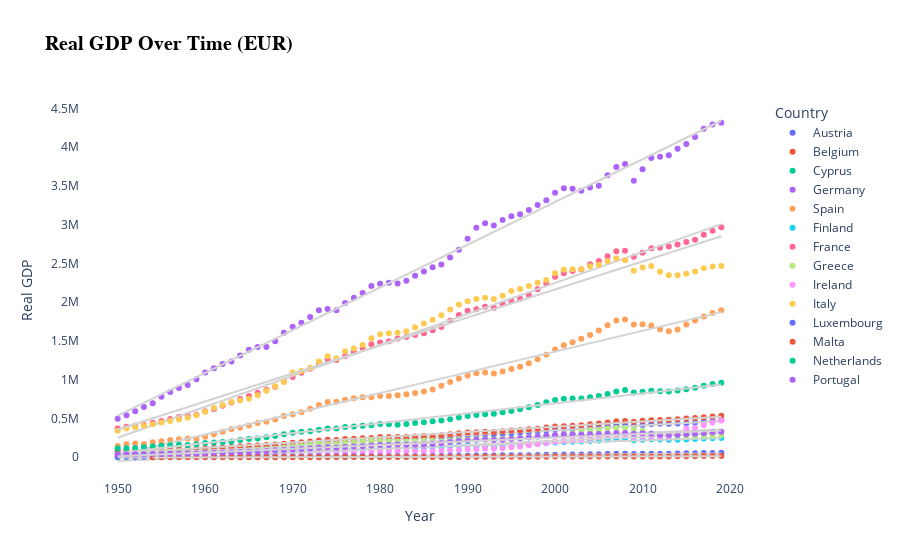

Notebook code for this chart:
### Code cell
# Real GDP over time (Euro)
euro_df = df[df['Currency Unit'] == 'Euro']


# Real GDP over time
fig = px.scatter(euro_df, x='Year', y='Real GDP', 
                 title = 'Real GDP Over Time (EUR)', 
                 labels={'Year': 'Year', 'Real GDP': 'Real GDP'}, 
                 trendline='ols',
                 color = 'Country',
                 color_continuous_scale='Blues')

fig.update_layout(
    plot_bgcolor='rgba(0,0,0,0)',
    title_font=dict(family='sans-serif', size=20, color='black', weight='bold')
)

fig.update_traces(line=dict(color='#D3D3D3'), selector=dict(mode='lines'))

fig.show()
